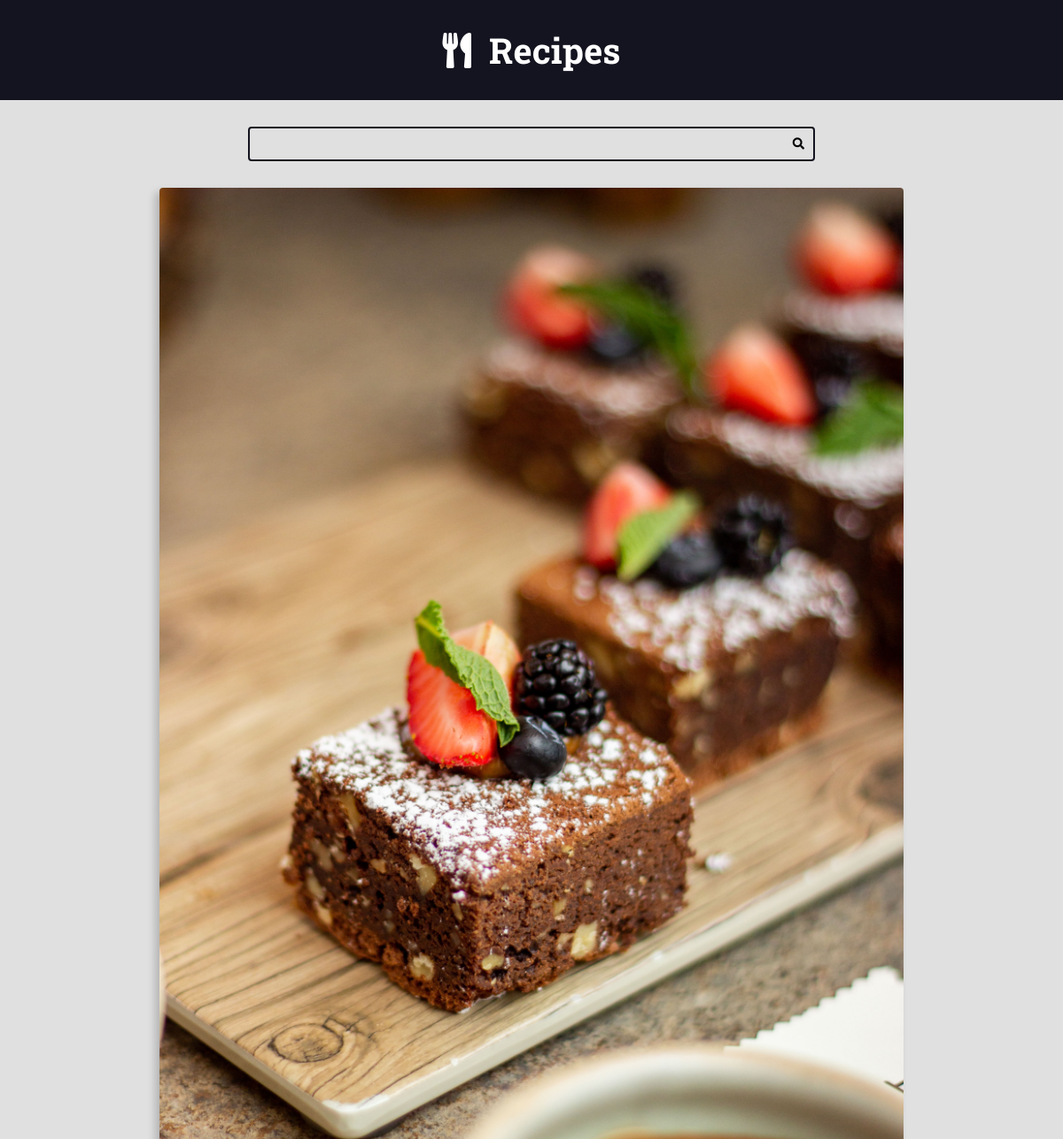
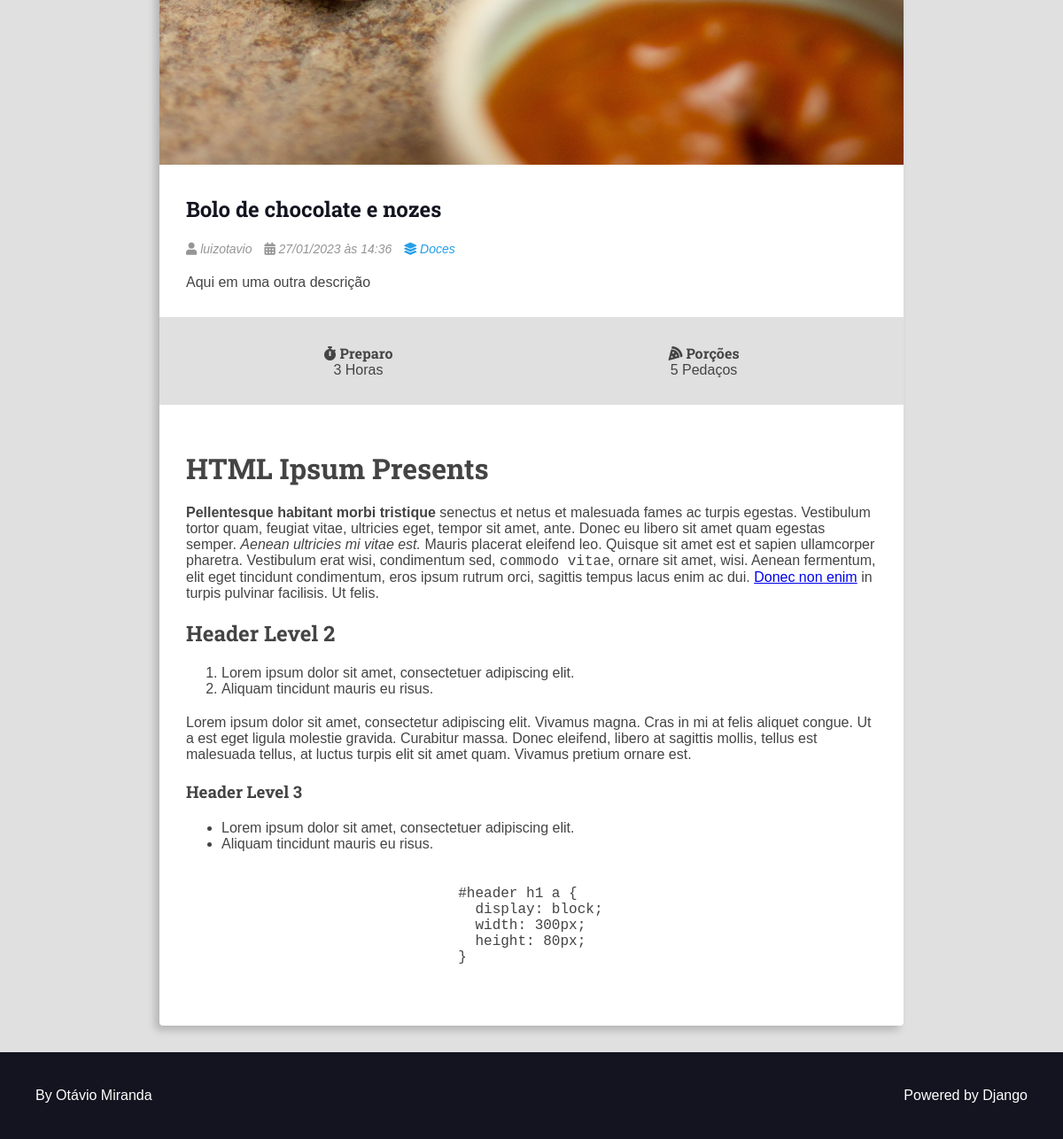
The page /recipes/23/ on the database its author committed (2 pictures, top to bottom).
### recipes/models.py (models this page shows, shortened)
class Recipe(models.Model):
    title = models.CharField(max_length=65)
    description = models.CharField(max_length=165)
    slug = models.SlugField(unique=True)
    preparation_time = models.IntegerField()
    preparation_time_unit = models.CharField(max_length=65)
    servings = models.IntegerField()
    servings_unit = models.CharField(max_length=65)
    preparation_steps = models.TextField()
    preparation_steps_is_html = models.BooleanField(default=False)
    created_at = models.DateTimeField(auto_now_add=True)
    updated_at = models.DateTimeField(auto_now=True)
    is_published = models.BooleanField(default=False)
    cover = models.ImageField(
        upload_to='recipes/covers/%Y/%m/%d/', blank=True, default='')
    category = models.ForeignKey(
        Category, on_delete=models.SET_NULL, null=True, blank=True,
        default=None,
    )
    author = models.ForeignKey(
        User, on_delete=models.SET_NULL, null=True
    )

class Category(models.Model):
    name = models.CharField(max_length=65)

### recipes/views.py (the view)
# urls.py: path('recipes/<int:id>/', views.recipe, name="recipe"),
def recipe(request, id):
    recipe = get_object_or_404(Recipe, pk=id, is_published=True,)
    return render(request, 'recipes/pages/recipe-view.html', context={
        'recipe': recipe,
        'is_detail_page': True,
    })

### recipes/templates/recipes/pages/recipe-view.html (shortened to what this page needs)
{% extends 'global/base.html' %}
{% block content %}
<div class="main-content main-content-detail container">
    {% include 'recipes/partials/recipe.html' %}
</div>
{% endblock content %}

### base_templates/global/base.html (shortened to what this page needs)
<!DOCTYPE html>
<html lang="pt-BR">
<head>
    {% include 'recipes/partials/head.html' %}
</head>
<body>
    {% include 'recipes/partials/header.html' %}
    {% include 'recipes/partials/search.html' %}
    <main class="main-content-container">
        {% block content %}{% endblock content %}
    </main>
    {% include 'recipes/partials/footer.html' %}
</body>
</html>

### recipes/templates/recipes/partials/head.html (shortened to what this page needs)
{% load static %}
<link rel="stylesheet" href="https://cdnjs.cloudflare.com/ajax/libs/font-awesome/5.15.4/css/fontawesome.min.css"
 />
<link rel="stylesheet" href="https://cdnjs.cloudflare.com/ajax/libs/font-awesome/5.15.4/css/brands.min.css"
 />
<link rel="stylesheet" href="https://cdnjs.cloudflare.com/ajax/libs/font-awesome/5.15.4/css/solid.min.css"
 />
<link rel="stylesheet" href="{% static 'recipes/css/styles.css' %}">
<link rel="stylesheet" href="{% static 'global/css/global-style.css' %}">

### recipes/templates/recipes/partials/header.html
<header class="main-header-container">
    <div class="main-header container">
        <h1>
            <a class="main-logo" href="{% url 'recipes:home' %}">
                <i class="fas fa-utensils main-logo-icon"></i>
                <span class="main-logo-text">Recipes</span>
            </a>
        </h1>
    </div>
</header>

### recipes/templates/recipes/partials/search.html
<div class="search-container">
    <div class="container">
        <form action="" class="search-form">
            <input type="search" class="search-input" name="search">
            <button type="submit" class="search-button"><i class="fas fa-search"></i></button>
        </form>
    </div>
</div>

### recipes/templates/recipes/partials/recipe.html (shortened to what this page needs)
<div class="recipe recipe-list-item">
    {% if recipe.cover %}
        <div class="recipe-cover">
            <a href="{% url 'recipes:recipe' recipe.id %}">
                <img src="{{ recipe.cover.url }}" alt="Temporário">
            </a>
        </div>
    {% endif %}
    <div class="recipe-title-container">
        <h2 class="recipe-title">
            <a href="{% url 'recipes:recipe' recipe.id %}">
                {{ recipe.title }}
            </a>
        </h2>
    </div>
    <div class="recipe-author">
        {% if recipe.author is not None %}
            <span class="recipe-author-item">
                <i class="fas fa-user"></i>
                {% if recipe.author.first_name %}
                    {{ recipe.author.first_name }} {{ recipe.author.last_name }}
                {% else %}
                    {{ recipe.author.username }}
                {% endif %}
            </span>
        {% endif %}
        <span class="recipe-author-item">
            <i class="fas fa-calendar-alt"></i>
            {{ recipe.created_at|date:"d/m/Y" }} às {{ recipe.created_at|date:"H:i" }}
        </span>
        {% if recipe.category is not None %}
            <span class="recipe-author-item">
                <a href="{% url 'recipes:category' recipe.category.id %}">
                    <i class="fas fa-layer-group"></i>
                    <span>{{ recipe.category.name }}</span>
                </a>
            </span>
        {% endif %}
    </div>
    <div class="recipe-content">
        <p>{{ recipe.description }}</p>
    </div>
    <div class="recipe-meta-container">
        <div class="recipe-meta recipe-preparation">
            <h3 class="recipe-meta-title"><i class="fas fa-stopwatch"></i> Preparo</h3>
            <div class="recipe-meta-text">
                {{ recipe.preparation_time }} {{ recipe.preparation_time_unit }}
            </div>
        </div>
        <div class="recipe-meta recipe-servings">
            <h3 class="recipe-meta-title"><i class="fas fa-pizza-slice"></i> Porções</h3>
            <div class="recipe-meta-text">
                {{ recipe.servings }} {{ recipe.servings_unit }}
            </div>
        </div>
    </div>
    {% if is_detail_page is True %}
        <div class="preparation-steps">
            {% if recipe.preparation_steps_is_html is True %}
                {{ recipe.preparation_steps|safe }}
            {% else %}
                {{ recipe.preparation_steps|linebreaksbr }}
            {% endif %}
        </div>
    {% endif %}
</div>

### recipes/templates/recipes/partials/footer.html
<footer class="main-footer">
  <div class="developer">
    <a href="https://www.otaviomiranda.com.br/" target="_blank" rel="noreferrer noopener">By Otávio Miranda</a>
  </div>
  <div class="powered">
    <a href="https://www.djangoproject.com/" target="_blank" rel="noreferrer noopener">Powered by Django</a>
  </div>
</footer>

### recipes/static/recipes/css/styles.css (style rules this page uses)
:root { --color-primary: #269fe6; --color-primary-hover: #2086c2; --color-primary-dark: #13141f; --color-primary-dark-hover: #212336; --color-primary-light: #d4ecfa; --color-primary-light-hover: #bdd8e7; --color-white: #fff; --color-black: #000; --color-dark-text: #444; --color-info-light: #cce5ff; --color-debug-light: #cce5ff; --color-success-light: #d4edda; --color-alert-light: #fff3cd; --color-warning-light: #fff3cd; --color-error-light: #f8d7da; --color-info-dark: #4d86c4; --color-debug-dark: #4d86c4; --color-success-dark: #4a9c5d; --color-alert-dark: #927f40; --color-warning-dark: #927f40; --color-error-dark: #da525d; --color-gray-0: #f9f9f9; --color-gray-1: #e0e0e0; --color-gray-2: #c7c7c7; --color-gray-3: #aeaeae; --color-gray-4: #959595; --color-gray-5: #7d7d7d; --color-gray-6: #646464; --color-gray-7: #4b4b4b; --color-gray-8: #323232; --color-gray-9: #191919; --font-primary: sans-serif; --font-headings: 'Roboto Slab', serif; --spacing-gutter-medium: 3rem; --spacing-gutter-large: 4rem; }
* { padding: 0; margin: 0; box-sizing: border-box; }
html { font-size: 62.5%; }
body { font-size: 1.6rem; font-family: var(--font-primary); background: var(--color-gray-1); color: var(--color-dark-text); }
h1, h2, h3, h4, h5, h6 { font-family: var(--font-headings); }
.container { max-width: 144rem; margin: 0 auto; padding: var(--spacing-gutter-medium); }
.main-header-container { background: var(--color-primary-dark); }
.main-logo { font-size: 4rem; color: var(--color-white); text-decoration: none; display: flex; flex-flow: row nowrap; align-items: center; justify-content: center; width: fit-content; margin: 0 auto; }
.main-logo-icon { margin-right: 2rem; }
.search-form { border: 0.2rem solid var(--color-primary-dark); max-width: 64rem; margin: 0 auto; border-radius: 0.4rem; position: relative; transition: all 300ms ease-in-out; }
.search-input, .search-button { border: none; background: none; outline: none; padding: 1rem; transition: all 300ms ease-in-out; }
.search-input { width: 100%; padding-right: 3rem; }
.search-button { position: absolute; top: 0; right: 0; }
.main-content { padding-top: 0; }
.recipe { background: var(--color-white); box-shadow: -5px 5px 10px rgba(0, 0, 0, 0.2); transform: scale(1); transition: all 300ms ease-in-out; border-radius: 0.4rem; overflow: hidden; }
.recipe img { max-width: 100%; }
.recipe-list-item { max-width: 64rem; height: fit-content; }
.recipe-title-container { padding: var(--spacing-gutter-medium); padding-bottom: 2rem; }
.recipe-title-container a { text-decoration: none; color: var(--color-primary-dark); }
.recipe-author { padding: 0 var(--spacing-gutter-medium); }
.recipe-content { padding: var(--spacing-gutter-medium); padding-top: 2rem; }
.recipe-author-item { color: var(--color-gray-4); margin-right: 1rem; font-style: italic; font-size: 1.4rem; }
.recipe-author a { color: var(--color-primary); transition: all 300ms ease-in-out; text-decoration: none; }
.recipe-meta-container { display: flex; flex-flow: row wrap; padding: var(--spacing-gutter-medium); background: var(--color-gray-1); }
.recipe-meta { display: flex; flex-flow: column nowrap; flex-shrink: 1; flex-grow: 1; text-align: center; }
.recipe-meta-title { font-size: 1.6rem; }
.main-content-detail .recipe-list-item { max-width: 84rem; margin: 0 auto; }
.preparation-steps { padding: var(--spacing-gutter-medium); }
.main-footer { display: flex; align-items: center; justify-content: space-between; background: var(--color-primary-dark); color: var(--color-white); padding: var(--spacing-gutter-large); }
.main-footer a { color: var(--color-white); text-decoration: none; transition: all 300ms ease-in-out; }
.preparation-steps h1, .preparation-steps h2, .preparation-steps h3, .preparation-steps h4, .preparation-steps h5, .preparation-steps h6, .preparation-steps p, .preparation-steps pre { margin: 2rem 0; }
.preparation-steps ol, .preparation-steps ul { margin: 2rem; padding: 0 2rem; }

### rows shown on the page
Recipe: cover (picture), title "Bolo de chocolate e nozes", author.username "luizotavio", created_at "27/01/2023", created_at "14:36", category.name "Doces", description "Aqui em uma outra descrição", preparation_time "3", preparation_time_unit "Horas", servings "5", servings_unit "Pedaços", preparation_steps "HTML Ipsum Presents Pellentesque habitant morbi tristique senectus et netus et malesuada fames ac turpis egestas. Vestibulum tortor quam, feugiat vitae, ultricies eget, tempor sit amet, ante. Donec eu libero sit amet quam egestas semper. Aenean ultricies mi vitae est. Mauris placerat eleifend leo. Quisque sit amet est et sapien ullamcorper pharetra. Vestibulum erat wisi, condimentum sed, commodo vitae , ornare sit amet, wisi. Aenean fermentum, elit eget tincidunt condimentum, eros ipsum rutrum orci, sagittis tempus lacus enim ac dui. Donec non enim in turpis pulvinar facilisis. Ut felis. Header Level 2 Lorem ipsum dolor sit amet, consectetuer adipiscing elit. Aliquam tincidunt mauris eu…"
